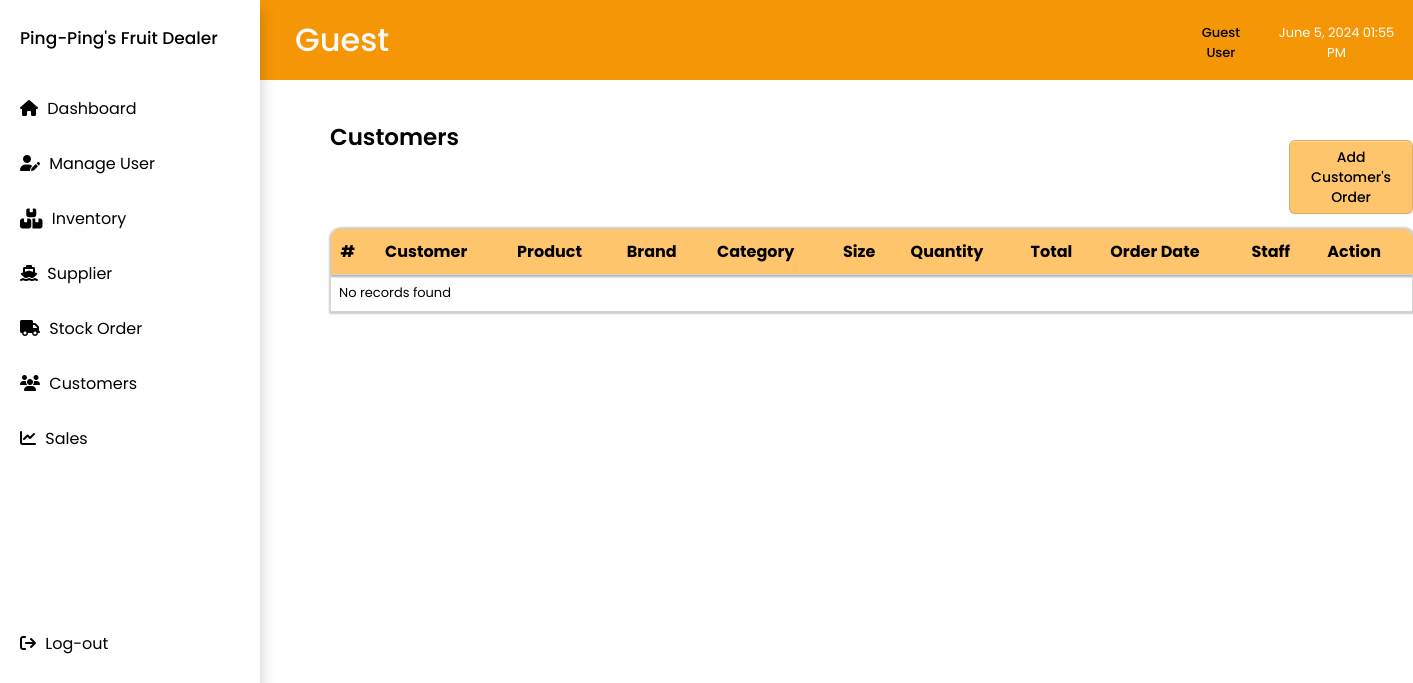
Before: /customers.php with the older database file.
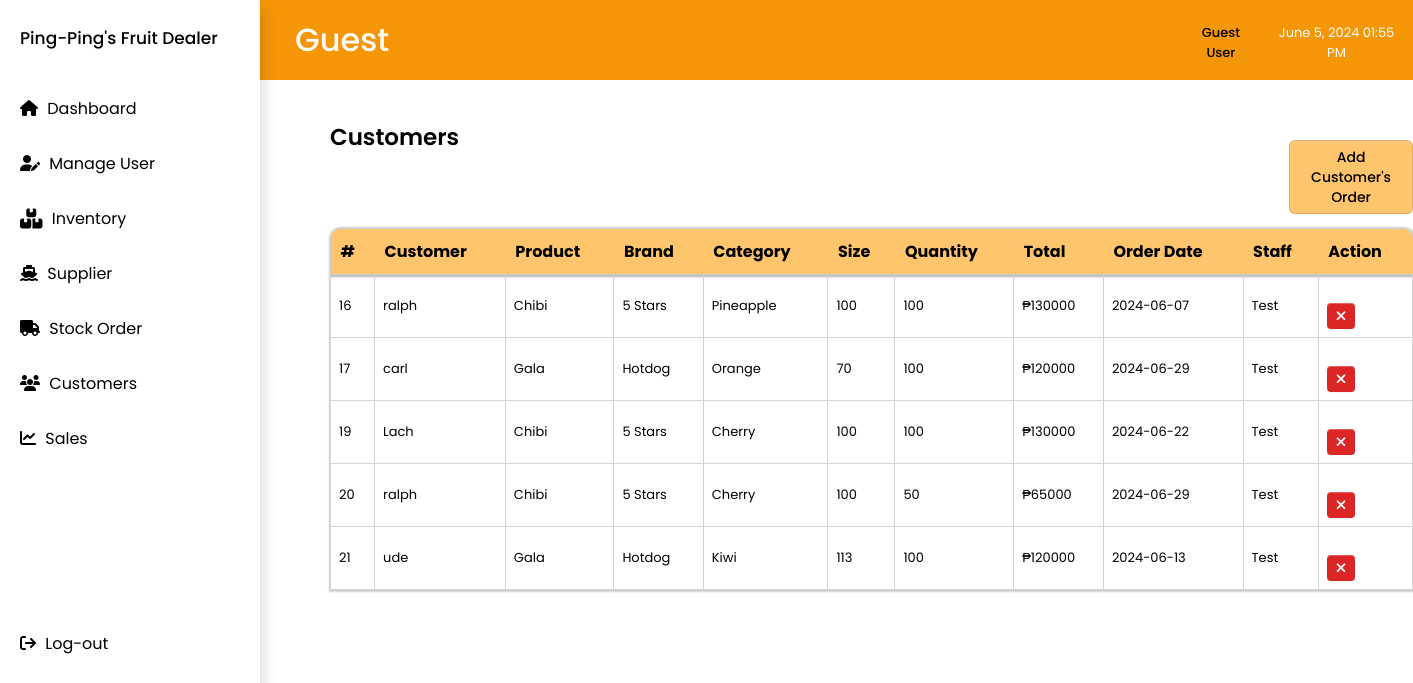
After: the same page with the newer database file.
### tables this page shows
CREATE TABLE `customers` (
  `customer_id` int(11) NOT NULL,
  `customer_name` varchar(255) NOT NULL,
  `product` varchar(255) NOT NULL,
  `brand` varchar(255) NOT NULL,
  `size` decimal(50,0) NOT NULL,
  `quantity` int(11) NOT NULL,
  `order_date` date NOT NULL,
  `price` varchar(255) NOT NULL,
  `staff` varchar(255) NOT NULL,
  `category` varchar(255) NOT NULL
);

### customers.php (the view, shortened to what this page needs)
<?php
include 'nav.php';
include 'topnav.php';
$conn = new mysqli(DB_HOST, DB_USER, DB_PASS, DB_NAME);
$sql = "SELECT * FROM customers";
$result = $conn->query($sql);
?>
<!DOCTYPE html>
<html lang="en">
<head>
    <link rel="stylesheet" href="css/main.css">
    <link rel="stylesheet" href="css/customers.css">
</head>
<body>
<div class="group_names">
    <div class="group_content">
        <div class="title_and_button">
            <h2>Customers</h2>
            <button type="button" onclick="location.href='addcustomers.php'">Add Customer's Order</button>
        </div>
        <table class="group_table">
            <thead>
                <tr>
                    <th>#</th>
                    <th>Customer</th>
                    <th>Product</th>
                    <th>Brand</th>
                    <th>Category</th>
                    <th>Size</th>
                    <th>Quantity</th>
                    <th>Total</th>
                    <th>Order Date</th>
                    <th>Staff</th>
                    <th>Action</th>
                </tr>
            </thead>
            <tbody>
                <?php
                if ($result->num_rows > 0) {
                    while($row = $result->fetch_assoc()) {
                        echo "<tr>";
                        echo "<td>". $row["customer_id"]. "</td>";
                        echo "<td>". $row["customer_name"]. "</td>";
                        echo "<td>". $row["product"]. "</td>";
                        echo "<td>". $row["brand"]. "</td>";
                        echo "<td>". $row["category"]. "</td>";
                        echo "<td>". $row["size"]. "</td>";
                        echo "<td>". $row["quantity"]. "</td>";
                        echo "<td>₱" . $row["price"]. "</td>";
                        echo "<td>". $row["order_date"]. "</td>";
                        echo "<td>". $row["staff"]. "</td>";
                        echo "<td>
                                <button onclick=\"deleteCustomer(". $row["customer_id"]. ")\" style=\"margin-right: 0px; padding: 3px 9px; font-weight: bold; border-radius: 4px; background-color: #DC2626; color: #ffffff; border: none;\">
                                    <i class=\"fa-solid fa-xmark\" style=\"color: #ffffff;\"></i>
                                </button>
                                </td>";
                        echo "</tr>";
                    }
                } else {
                    echo "<tr><td colspan='11'>No records found</td></tr>";
                }
                ?>
            </tbody>
        </table>
    </div>
</div>
</body>
</html>

Changed rows visible on the page:
added customers: customer_id "16", customer_name "ralph", product "Chibi", brand "5 Stars", category "Pineapple", size "100", quantity "100", price "130000", order_date "2024-06-07", staff "Test"
added customers: customer_id "17", customer_name "carl", product "Gala", brand "Hotdog", category "Orange", size "70", quantity "100", price "120000", order_date "2024-06-29", staff "Test"
added customers: customer_id "19", customer_name "Lach", product "Chibi", brand "5 Stars", category "Cherry", size "100", quantity "100", price "130000", order_date "2024-06-22", staff "Test"
added customers: customer_id "20", customer_name "ralph", product "Chibi", brand "5 Stars", category "Cherry", size "100", quantity "50", price "65000", order_date "2024-06-29", staff "Test"
added customers: customer_id "21", customer_name "ude", product "Gala", brand "Hotdog", category "Kiwi", size "113", quantity "100", price "120000", order_date "2024-06-13", staff "Test"
Other visible differences:
text no longer shown: "No records found"
